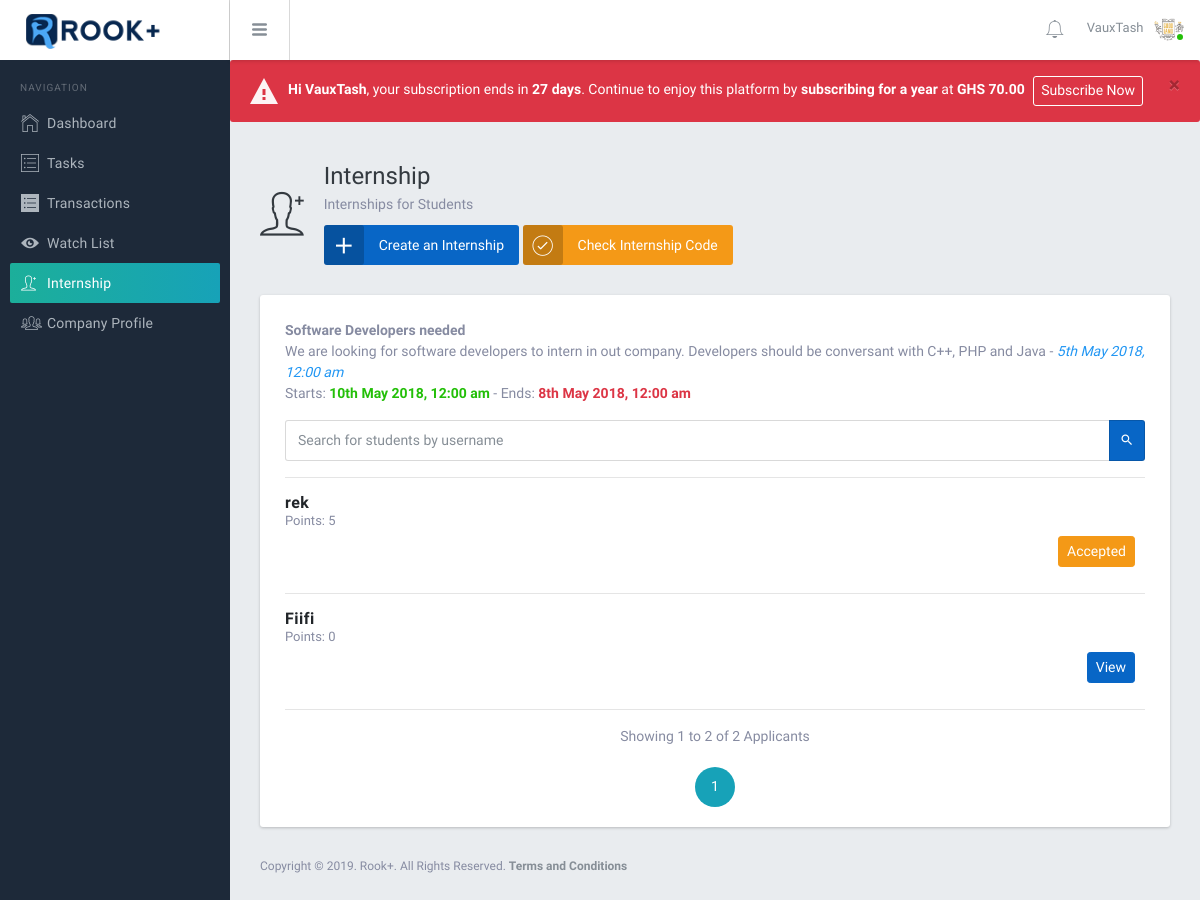
Screenshot of /internship?i=1 (signed in) with the database file from the repository.
### tables this page shows
CREATE TABLE `company` (
  `cid` int(11) NOT NULL,
  `cname` varchar(100) NOT NULL,
  `location` varchar(100) NOT NULL,
  `address` varchar(100) NOT NULL,
  `email` varchar(100) DEFAULT NULL,
  `bio` text NOT NULL,
  `logo` varchar(80) DEFAULT NULL,
  `active` enum('0','1','2') NOT NULL DEFAULT '0',
  `date` datetime NOT NULL,
  `passcode` varchar(100) DEFAULT NULL,
  `subscription` datetime DEFAULT NULL
);

CREATE TABLE `internship` (
  `inid` int(11) NOT NULL,
  `cid` int(11) NOT NULL,
  `title` varchar(100) NOT NULL,
  `description` text NOT NULL,
  `starts` date NOT NULL,
  `ends` date NOT NULL,
  `created` datetime NOT NULL,
  `deleted` enum('0','1') DEFAULT '0'
);

CREATE TABLE `applicants` (
  `aplid` int(11) NOT NULL,
  `inid` int(11) NOT NULL,
  `stid` int(11) NOT NULL,
  `accepted` enum('0','1') NOT NULL DEFAULT '0',
  `code` varchar(100) DEFAULT NULL,
  `date` datetime NOT NULL
);

CREATE TABLE `students` (
  `stid` int(11) NOT NULL,
  `fname` varchar(80) NOT NULL,
  `lname` varchar(80) NOT NULL,
  `gender` enum('f','m') NOT NULL,
  `dob` date NOT NULL,
  `school` varchar(100) DEFAULT NULL,
  `program` varchar(100) DEFAULT NULL,
  `year` int(4) DEFAULT NULL,
  `username` varchar(80) DEFAULT NULL,
  `active` enum('0','1','2') NOT NULL DEFAULT '0',
  `city` varchar(100) DEFAULT NULL,
  `state` varchar(100) DEFAULT NULL,
  `postal` varchar(100) DEFAULT NULL,
  `country` int(11) NOT NULL,
  `phone` varchar(30) DEFAULT NULL,
  `avatar` varchar(100) DEFAULT NULL,
  `date` datetime NOT NULL,
  `subscription` datetime DEFAULT NULL,
  `welcome` enum('0','1') DEFAULT '0'
);

### internship.php (the view, shortened to what the rows shown need)
<?php
require 'app/user.php';
require 'app/company.php';
$ux = new User();
$cx = new Company();
$apid = $_SESSION['apid'];
$note = $ux->subscription($apid);
$search=$pay=$msg=$inbut=$studentpts=$form='';
if(isset($_GET['page']) && empty($_GET['page']) == false){
  $pagex = $_GET['page'];
}
else{
  $pagex = 0;
}
$uc = $ux->get_user_type($apid);
$usertype = $uc['user_type'];
if($usertype == 's'){
  $userx = $ux->user_data($apid, "fname,lname,active,avatar,username");
  $userz = $ux->user_email($apid);
  if($userx['active'] == 0){
    header("Location: activate");
    exit();
  }
  else if(empty($userx['username']) == true){
    header("Location: info");
    exit();
  }
  elseif ($userx['active'] == 2){
    header("Location: door");
    exit();
  }
  $points = $ux->get_points($apid);
  $studentpts = '<div class="tx-center">
                  <span class="profile-earning-label">Points</span>
                  <h3 class="profile-earning-amount">'.$points.' <i class="icon ion-ios-arrow-thin-up tx-success"></i></h3>
                  <span class="profile-earning-text">Based on task solutions.</span>
                </div>
                <hr>';
  $menu = $ux->menu_switch('s',7);
  $fullname = $userx['fname'].' '.$userx['lname'];
  $fname = $userx['fname'];
  $email = $userz['email'];
  if(empty($userx['avatar'])){
    $logo = 'p.png';
  }else{
    $logo = $userx['avatar'];
  }
  $settings = '<li><a href="settings"><i class="icon ion-ios-gear"></i>Account Settings</a></li>';
  if(isset($_GET['i']) && $_GET['i']){
    $inid = $_GET['i'];
    $intern = $ux->get_internship_applicants($apid, $inid, $pagex);
    $head = $ux->get_internship_info($apid, $inid);
  }
  else{
    if(isset($_GET['q']) && empty($_GET['q']) == false){
      $search = $_GET['q'];
    }
    $intern = $ux->get_internships($apid, $search, $pagex);
    $head = '<h6 class="tx-13 tx-uppercase tx-inverse tx-semibold tx-spacing-1 mg-b-20">Internships</h6>
            <form method="GET" action="">
              <div class="input-group">
                <input type="text" class="form-control" name="q" value="'.$search.'" placeholder="Search for Internship by Company">
                <span class="input-group-btn">
                  <button class="btn bd bg-primary" type="submit" style="color: #fff;"><i class="icon ion-android-search"></i></button>
                </span>
              </div>
            </form>';
  }
  $notes = $ux->get_notifications($apid);
}
else if($usertype == 'c'){
  $userx = $ux->user_data($apid, "cname,logo,active");
  $cn = explode(" ", $userx['cname']);
  $fname = $cn[0];
  if(empty($userx['logo'])){
    $logo = 'p.png';
  }
  else{
    $logo = $userx['logo'];
  }
  if(isset($_GET['i']) && $_GET['i']){
    $inid = $_GET['i'];
    $intern = $cx->get_internship_applicants($apid, $inid, $search, $pagex);
    $head = $cx->get_internship_info($apid, $inid);
    $head .= '<form method="GET" action="">
                <div class="input-group">
                  <input type="text" class="form-control" name="st" value="'.$search.'" placeholder="Search for students by username">
                  <input type="hidden" name="i" value="'.$inid.'">
                  <span class="input-group-btn">
                    <button class="btn bd bg-primary" type="submit" style="color: #fff;"><i class="icon ion-android-search"></i></button>
                  </span>
                </div>
              </form>';
  }
}
?>
<!DOCTYPE html>
<html lang="en">
<head>
    <link href="css/font-awesome.css" rel="stylesheet">
    <link href="css/ionicons.css" rel="stylesheet">
    <link href="lib/perfect-scrollbar/css/perfect-scrollbar.css" rel="stylesheet">
    <link href="lib/jquery-switchbutton/jquery.switchButton.css" rel="stylesheet">
    <link href="lib/rickshaw/rickshaw.min.css" rel="stylesheet">
    <link href="css/select2.min.css" rel="stylesheet">
    <link href="css/spinkit.css" rel="stylesheet">
    <link href="css/parsley.css" rel="stylesheet">
    <link href="css/sweetalert2.min.css" rel="stylesheet">
    <link rel="stylesheet" href="css/rook.css">
  </head>
  <body>
    <div class="br-header">
      <div class="br-header-right">
        <nav class="nav">
          <div class="dropdown">
            <a href="#" class="nav-link nav-link-profile" data-toggle="dropdown">
              <span class="logged-name hidden-md-down"><?php echo $fname;?></span>
              <img src="img/avatar/<?php echo $logo; ?>" class="wd-32 rounded-circle" alt="">
              <span class="square-10 bg-success"></span>
            </a>
          </div>
          </div>
      </div>
    <div class="br-mainpanel">
      <?php echo $note;?>
      <div class="br-pagebody">
        <div class="row row-sm mg-t-20">
          <div class="col-lg-12">
            <div class="card bd-0 shadow-base">
              <div class="pd-x-25 pd-t-25">
                 <?php echo $head;?>
                <hr>
                <?php echo $intern['info'].$intern['range'].$intern['page'];?>
              </div>
            </div>
          </div>
        </div>
      </div>
    </div>
  </body>
</html>

### app/user.php (shortened to what the rows shown need)
<?php
require('connect.php');
class User{
	public function user_data($apid){
		global $link;
		$func_num_args = func_num_args();
		$func_get_args = func_get_args();
		$uc = $this->get_user_type($apid);
		$usertype = $uc['user_type'];
		$userid = $uc['userid'];
		if($func_num_args > 1){
			unset($func_get_args[0]);
			$fields = ''.implode(',',$func_get_args).'';
			$userid = clean($link, $userid);
			if($usertype == 'a'){
				$data = mysqli_fetch_assoc(mysqli_query($link, "SELECT $fields FROM admins WHERE aid='$userid' "));
				return $data;
			}
			else if($usertype == 'c'){
				$data = mysqli_fetch_assoc(mysqli_query($link, "SELECT $fields FROM company WHERE cid='$userid' "));
				return $data;
			}
			else{
				$data = mysqli_fetch_assoc(mysqli_query($link, "SELECT $fields FROM students WHERE stid='$userid' "));
				return $data;
			}
		}
	}
	public function subscription($apid){
		global $link;
		$apid = clean($link, $apid);
		$st = $this->get_user_type($apid);
		if($st['user_type'] == 's'){
			$stid = $st['userid'];
			$q = mysqli_query($link, "SELECT subscription, `date`,fname FROM students WHERE stid='$stid' ");
			$qr = mysqli_fetch_assoc($q);
			if(empty($qr['subscription'])){
				$space = time() - strtotime($qr['date']);
				if($space >= 7776000){
					return 0;
				}else{
					$space = 7776000 - $space;
					if($space <= 2592000){
						$days = floor($space/86400);
						if($days == 1){
							$days = $days.' day';
						}else if($days == 0){
							$days = 'Today';
						}else{
							$days = $days.' days';
						}
						return '<div class="alert alert-danger alert-solid" role="alert">
										<button type="button" class="close" data-dismiss="alert" aria-label="Close">
											<span aria-hidden="true">×</span>
										</button>
										<div class="d-flex align-items-center justify-content-start tx-center">
											<i class="icon ion-android-warning alert-icon tx-32"></i>
											<span><b>Hi '.$qr['fname'].'</b>, your subscription ends in <b>'.$days.'</b>. Continue to enjoy this platform by <b>subscribing for a year</b> at <b>GHS 20.00</b> <a href="subscription"><button class="btn btn-danger mg-l-5" style="border-color: #fff;padding:5px 7px;">Subscribe Now</button></a></span>
										</div>
									</div>';
					}
					return '';
				}
			}
			$space = strtotime($qr['subscription']) - time();
			if($space <= 0){
				return 0;
			}else{
				if($space <= 604800){
					$days = floor($space/86400);
					if($days == 1){
						$days = $days.' day';
					}else if($days == 0){
						$days = 'Today';
					}else{
						$days = $days.' days';
					}
					return '<div class="alert alert-danger alert-solid" role="alert">
									<button type="button" class="close" data-dismiss="alert" aria-label="Close">
										<span aria-hidden="true">×</span>
									</button>
									<div class="d-flex align-items-center justify-content-start tx-center">
										<i class="icon ion-android-warning alert-icon tx-32"></i>
										<span><b>Hi '.$qr['fname'].'</b>, your subscription ends in <b>'.$days.'</b>. Continue to enjoy this platform by <b>subscribing for a year</b> at <b>GHS 20.00</b> <a href="subscription"><button class="btn btn-danger mg-l-5" style="border-color: #fff;padding:5px 7px;">Subscribe Now</button></a></span>
									</div>
								</div>';
				}
				return '';
			}
		}else if($st['user_type'] == 'c'){
			$cid = $st['userid'];
			$q = mysqli_query($link, "SELECT subscription, `date`,cname FROM company WHERE cid='$cid' ");
			$qr = mysqli_fetch_assoc($q);
			if(empty($qr['subscription'])){
				$space = time() - strtotime($qr['date']);
				if($space >= 7776000){
					return '0';
				}else{
					$space = 7776000 - $space;
					if($space <= 2592000){
						$cn = explode(" ", $qr['cname']);
						$fname = $cn[0];
						$days = floor($space/86400);
						if($days == 1){
							$days = $days.' day';
						}else if($days == 0){
							$days = 'Today';
						}else{
							$days = $days.' days';
						}
						return '<div class="alert alert-danger alert-solid" role="alert">
										<button type="button" class="close" data-dismiss="alert" aria-label="Close">
											<span aria-hidden="true">×</span>
										</button>
										<div class="d-flex align-items-center justify-content-start tx-center">
											<i class="icon ion-android-warning alert-icon tx-32"></i>
											<span><b>Hi '.$fname.'</b>, your subscription ends in <b>'.$days.'</b>. Continue to enjoy this platform by <b>subscribing for a year</b> at <b>GHS 70.00</b> <a href="subscription"><button class="btn btn-danger mg-l-5" style="border-color: #fff;padding:5px 7px;">Subscribe Now</button></a></span>
										</div>
									</div>';
					}
					return '1';
				}
			}
		}
	}
	public function get_user_type($apid){
		global $link;
		$apid = clean($link, $apid);
		$data = mysqli_fetch_assoc(mysqli_query($link, "SELECT user_type, userid FROM appusers WHERE apid='$apid' "));
		return $data;
	}
}
?>

### app/company.php (shortened to what the rows shown need)
<?php
class Company{
  public function get_user_type($apid){
    global $link;
    $apid = clean($link, $apid);
    $data = mysqli_fetch_assoc(mysqli_query($link, "SELECT user_type, userid FROM appusers WHERE apid='$apid' "));
    return $data;
  }
  public function get_student_points($stid){
		global $link;
		$stid = clean($link, $stid);
		$q = mysqli_query($link, "SELECT SUM(rate+submission+attempt+speed) as points FROM solution WHERE stid='$stid' ");
		$qr = mysqli_fetch_assoc($q);
		if($qr['points'] == 0){
			return '0';
		}
		return $qr['points'];
	}
  public function get_internship_info($apid, $intern){
    global $link;
    $intern =  clean($link, $intern);
    $apid =  clean($link, $apid);
    $uc = $this->get_user_type($apid);
    $cid = $uc['userid'];
    $cq = mysqli_query($link, "SELECT * FROM internship WHERE cid='$cid' AND inid='$intern' ");
    $cqnum = mysqli_num_rows($cq);
    $qr = mysqli_fetch_assoc($cq);
    $title = $qr['title'];
    $description = $qr['description'];
    $date = date("jS M Y, h:i a", strtotime(($qr['created'])));
    $head = '<p class="mg-b-0"><b>'.$title.'</b></p>
            <p class="mg-b-0">'.$description.' - <i style="color:#2196f3;">'.$date.'</i></p>
            <p class="card-text">Starts: <b class="tx-success">'.date("jS M Y, h:i a", strtotime($qr['starts'])).'</b> - Ends: <b class="tx-danger">'.date("jS M Y, h:i a", strtotime($qr['ends'])).'</b></b></p>';
    return $head;
  }
  public function get_internship_applicants($apid, $intern, $search, $pagex){
    global $link;
    $inid =  clean($link, $intern);
    $search = clean($link, $search);
    $page = clean($link, $pagex);
    $parameter = '';
    $pagegets = '';
    if(!empty($search) == true){
      $parameter = "AND stid IN (SELECT stid FROM students WHERE username LIKE '%$search%')";
      $pagegets = '&i='.$inid.'&st='.$search;
    }
    else{
      $pagegets = '&i='.$inid;
    }
    if(empty($page) == false){
      $checkqx = mysqli_query($link, "SELECT COUNT(*) FROM applicants WHERE inid='$inid' $parameter");
      $pqcount = mysqli_fetch_assoc($checkqx);
      $cknum = $pqcount['COUNT(*)'];
      $pagemax = ceil($cknum/12);
      if($pagemax < $page){
        $page = $pagemax;
      }
      if($page > 1){
        $pagex = (12*$page) - 12;
      }
      else{
        $pagex = 0;
      }
      $qlimit = "LIMIT $pagex,12";
    }
    else{
      $qlimit = "LIMIT 12";
    }
    $q = mysqli_query($link, "SELECT * FROM `applicants` WHERE inid='$inid' $parameter ORDER BY `date` DESC $qlimit");
    $pagg=$sol='';
    $pqx = mysqli_query($link, "SELECT COUNT(*) FROM applicants WHERE inid='$inid' $parameter ");
    $pqcount = mysqli_fetch_assoc($pqx);
    $pqnum = $pqcount['COUNT(*)'];
    $pqnumx = ceil($pqnum/12);
    $start = 1;
    if($page == 1 || empty($page) == true){
      $page = 1;
    }
    for($i=$start;$i<=($start+4);$i++){
        if($i == $page){
            $pagg .= '<li class="page-item active"><a class="page-link" href="internship?page='.$i.$pagegets.'">'.$i.'</a></li>';
        }
        else if($i <= $pqnumx){
            $pagg .= '<li class="page-item"><a class="page-link" href="internship?page='.$i.$pagegets.'">'.$i.'</a></li>';
        }
    }
    while ($qr = mysqli_fetch_array($q, MYSQLI_ASSOC)) {
      $stid = $qr['stid'];
      $stq = mysqli_query($link, "SELECT username FROM students WHERE stid='$stid'");
      $stqr = mysqli_fetch_assoc($stq);
      if($qr['accepted'] == '1'){
        $rate = '<span id="sol_'.$qr['aplid'].'" style="font-size:14px; margin-right:10px;"><span class="btn btn-warning btn-sm mg-b-10">Accepted</span></span>';
      }else if($qr['accepted'] == '0'){
        $rate = '<span id="sol_'.$qr['aplid'].'" style="font-size:14px; margin-right:10px;"><button onclick="viewapplicant(\''.$qr['aplid'].'\')" class="btn btn-primary btn-sm mg-b-10">View</button></span>';
      }
      $buttonx = '<p class="text-right">'.$rate.'</p>';
      $sol .= '<h6 class="card-title mg-b-0">'.$stqr['username'].'</h6>
                <p class="tx-13 mg-b-5">Points: '.$this->get_student_points($stid).'</p>
                '.$buttonx.'
                <hr>';
    }
    $fromnum = 1;
    $tonum = ($page * 12);
    if($tonum > $pqnum){
      $tonum = $pqnum;
    }
    $data['info'] = $sol;
    $data['page'] = '<div class="ht-80 d-flex align-items-center justify-content-center">
                      <nav aria-label="Page navigation">
                        <ul class="pagination pagination-basic pagination-circle mg-b-0">
                          '.$pagg.'
                        </ul>
                      </nav>
                    </div>';
    $data['range'] = '<p class="text-center mg-b-0">Showing <span>'.$fromnum.'</span> to <span>'.$tonum.'</span> of <span>'.$pqnum.'</span> Applicants</p>';
    return $data;
  }
}
?>

### rows the page displays
company: cname "VauxTash", logo (picture)
internship: title "Software Developers needed", description "We are looking for software developers to intern in out company. Developers should be conversant with C++, PHP and Java", created "5th May 2018, 12:00 am", starts "10th May 2018, 12:00 am", ends "8th May 2018, 12:00 am"
applicants: stid.username "rek", student_points "5"
applicants: stid.username "Fiifi", student_points "0"

### other values shown
$days "27 days"
$fromnum "1"
$tonum "2"
$pqnum "2"
